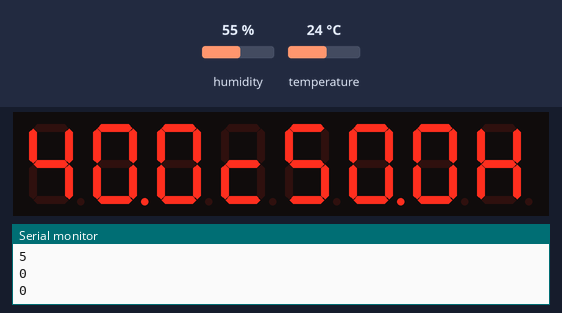
This sketch was run on a simulated Arduino Uno, built with avr-gcc and run on an emulated ATmega328P. On the bench: 8-digit seven-segment display, the last lines printed to the serial monitor. The inputs (shaded band) are chosen by the test bench; at power-on: humidity 55 %, temperature 24 °C.

Above: at 4.8 s.
4.9 s: humidity set to 22 %
At 6.7 s:
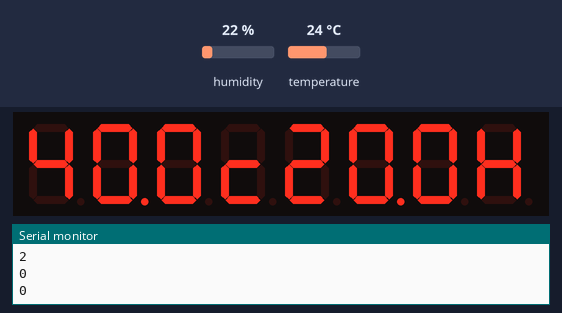
7.9 s: temperature set to 12 °C
At 8.8 s:
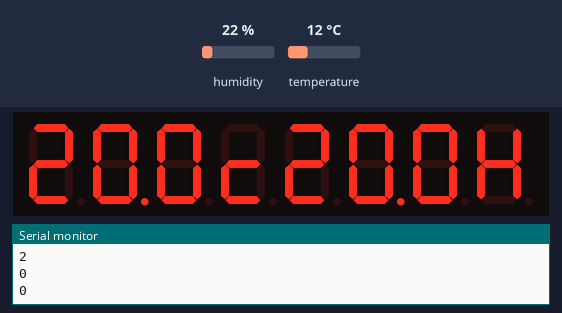
10.9 s: humidity set to 40 %
At 12.9 s:
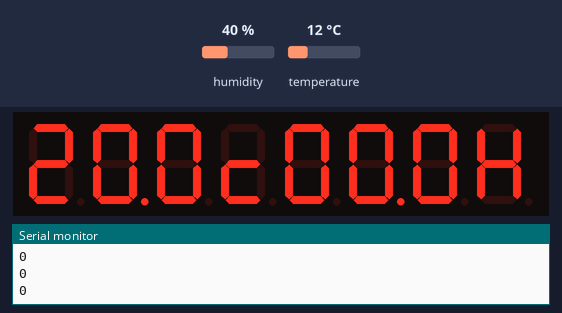
13.9 s: temperature set to 19 °C
At 15.0 s:
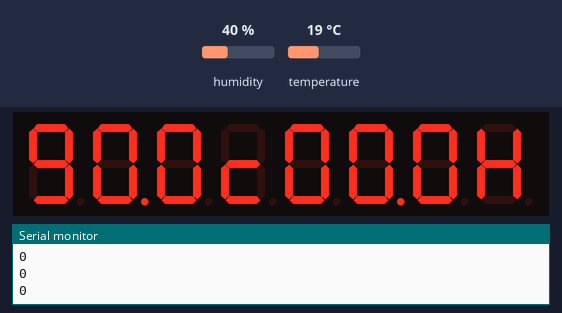
Timing chart, 0 to 16.9 s (numbered marks = the images above; inputs shaded):
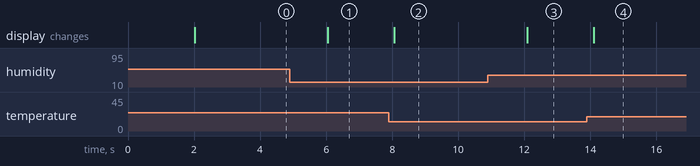

Measured:
- after the input at 4.9 s, the display: changes after 1.1 s (image 1)
- after the input at 7.9 s, the display: changes after 0.16 s (image 2)
- after the input at 10.9 s, the display: changes after 1.2 s (image 3)
- after the input at 13.9 s, the display: changes after 0.21 s (image 4)

The sketch:

lab4_5.ino
```cpp
#include "DHTesp.h"
#include "LedControl.h"
LedControl lc=LedControl(5,7,6,1);
DHTesp dht;
unsigned long delaytime=250;
void setup()
{
  Serial.begin(115200);
  Serial.println();
  Serial.println("Status\tHumidity (%)\tTemperature (C)\t(F)\tHeatIndex (C)\t(F)");
  lc.shutdown(0,false);
  lc.setIntensity(0,8);
  lc.clearDisplay(0);

  dht.setup(4);
}

void loop()
{
  delay(dht.getMinimumSamplingPeriod());

  float humidity = dht.getHumidity()*10;
  float temperature = dht.getTemperature()*10;
  float t= temperature;
  int c3 = (t-int(t))/0.1;
  int c2 = int(t)%10;t=t/10;
  int c1 = int(t)%10;
  Serial.println(temperature);
  Serial.println(c1);
  Serial.println(c2);
  Serial.println(c3);
  lc.setDigit(0,7,c1,false);
  lc.setDigit(0,6,c2,true);
  lc.setDigit(0,5,c3,false);
  lc.setChar(0, 4,'c',false);
  float h= humidity;
  int h3 = (h-int(h))/0.1;
  int h2 = int(h)%10;h=h/10;
  int h1 = int(h)%10;
  Serial.println(humidity);
  Serial.println(h1);
  Serial.println(h2);
  Serial.println(h3);
  lc.setDigit(0,3,h1,false);
  lc.setDigit(0,2,h2,true);
  lc.setDigit(0,1,h3,false);
  lc.setChar(0, 0,'H',false);
}
```
